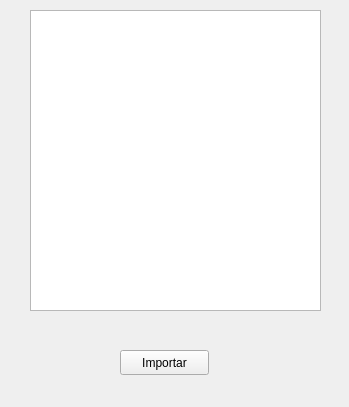
<?xml version="1.0" encoding="UTF-8"?>
<ui version="4.0">
 <class>Form</class>
 <widget class="QWidget" name="Form">
  <property name="geometry">
   <rect>
    <x>0</x>
    <y>0</y>
    <width>349</width>
    <height>407</height>
   </rect>
  </property>
  <property name="windowTitle">
   <string>Form</string>
  </property>
  <widget class="QListWidget" name="list">
   <property name="geometry">
    <rect>
     <x>30</x>
     <y>10</y>
     <width>291</width>
     <height>301</height>
    </rect>
   </property>
   <property name="selectionMode">
    <enum>QAbstractItemView::ExtendedSelection</enum>
   </property>
  </widget>
  <widget class="QPushButton" name="ImportData">
   <property name="geometry">
    <rect>
     <x>120</x>
     <y>350</y>
     <width>89</width>
     <height>25</height>
    </rect>
   </property>
   <property name="text">
    <string>Importar</string>
   </property>
  </widget>
 </widget>
 <resources/>
 <connections/>
</ui>
